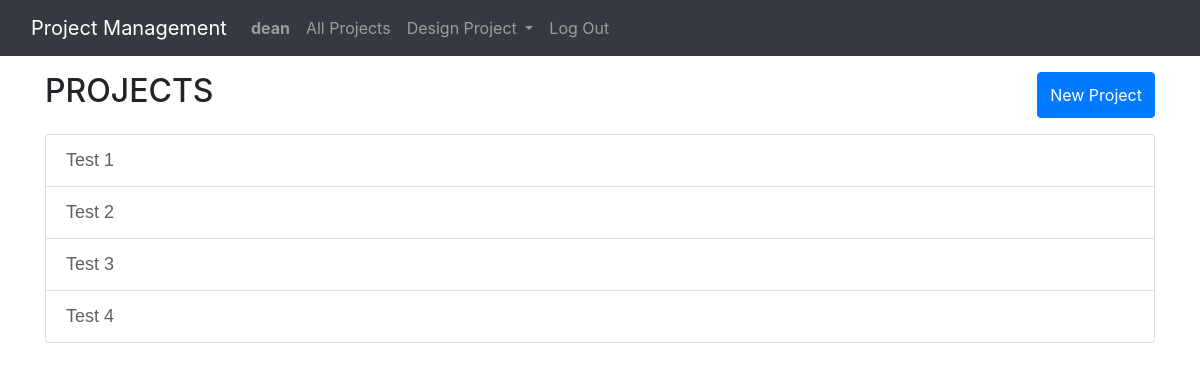
Page / (signed in) on the earlier database version.
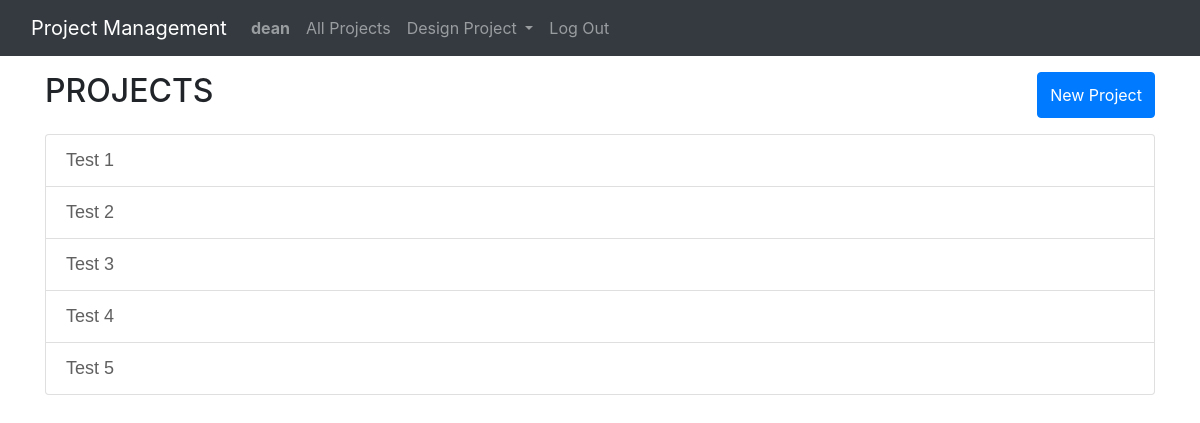
Same page on the later database version.
### engineering/models.py (models this page shows, shortened)
class Project(models.Model):
    proj_name = models.CharField(max_length=300)

### engineering/views.py (the view, shortened to what this page needs)
# urls.py: path("", views.index, name="index"),
def index(request):
    if request.method == 'GET':
        projects = Project.objects.all().order_by("proj_name")
        return render(request, "engineering/index.html", {
            "projects": projects,
        })

### engineering/templates/engineering/index.html (shortened to what this page needs)
{% extends "engineering/layout.html" %}
{% load static %}
{% block body %}
    <div class='container'>
            <div class="d-flex justify-content-between my-3">
            <h2>PROJECTS</h2>
            <button type="button" class="btn btn-primary" data-bs-toggle="modal" data-bs-target="#exampleModal">
                New Project
              </button>
            </div>
            <ul class="list-group">
            {% for project in projects%}
                <li class="list-group-item"><a href="{% url "project" id=project.id %}" class="project-list">{{ project.proj_name }}</a></li>
            {% endfor %}
            </ul>
            <br>
    </div>
{% endblock %}

Differences in the rows shown:
added Project: proj_name "Test 5"
